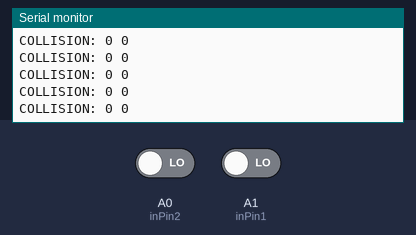
Bench run of a sketch on a simulated Arduino Zero (SAMD21). Parts: the last lines printed to the serial monitor. The inputs (shaded band) are chosen by the test bench; at power-on: A0 (inPin2) LOW, A1 (inPin1) LOW.

Above: at 1.2 s.
1.3 s: A0 (inPin2) driven HIGH
At 1.31 s:
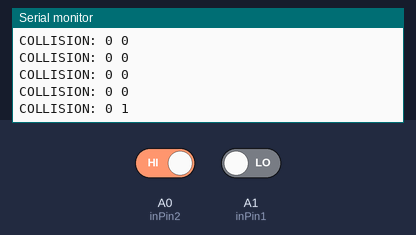
2.8 s: A1 (inPin1) driven HIGH
At 2.81 s:
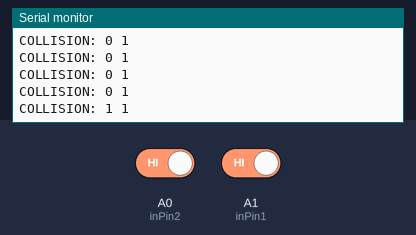
4.3 s: A0 (inPin2) driven LOW
At 4.31 s:
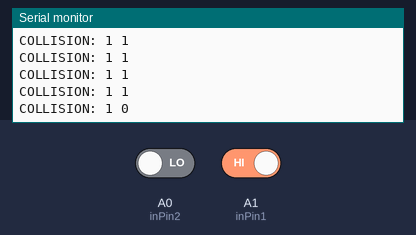

Measured:
- after the input at 1.3 s, the serial monitor: prints a new line at once (image 1)
- after the input at 2.8 s, the serial monitor: prints a new line at once (image 2)
- after the input at 4.3 s, the serial monitor: prints a new line at once (image 3)

The sketch:

COLLISION_sensor_basic_101.ino
```cpp
#define DEBUG_STREAM SerialUSB
#define DEBUG_STREAM_BAUD 115200

//---------------------------------------------------------------------------------------------------
//---------------------------------------------------------------------------------------------------
// FIRE SENSOR

int inPin1 = 15;
int inPin2 = 14;
bool val1 = 0;
bool val2 = 0;


//---------------------------------------------------------------------------------------------------
//---------------------------------------------------------------------------------------------------

void setup()
{
    DEBUG_STREAM.begin(DEBUG_STREAM_BAUD);
    DEBUG_STREAM.println("Initializing and connecting... ");

    pinMode(inPin1, INPUT);
    pinMode(inPin2, INPUT);

}

void loop()
{
    val1 = digitalRead(inPin1);   //Read digital value from COLLISION sensor
    val2 = digitalRead(inPin2);   //Read digital value from COLLISION sensor

    DEBUG_STREAM.print("COLLISION: ");
    DEBUG_STREAM.print(val1);
    DEBUG_STREAM.print(" ");
    DEBUG_STREAM.println(val2);

    delay(100);
}
```
